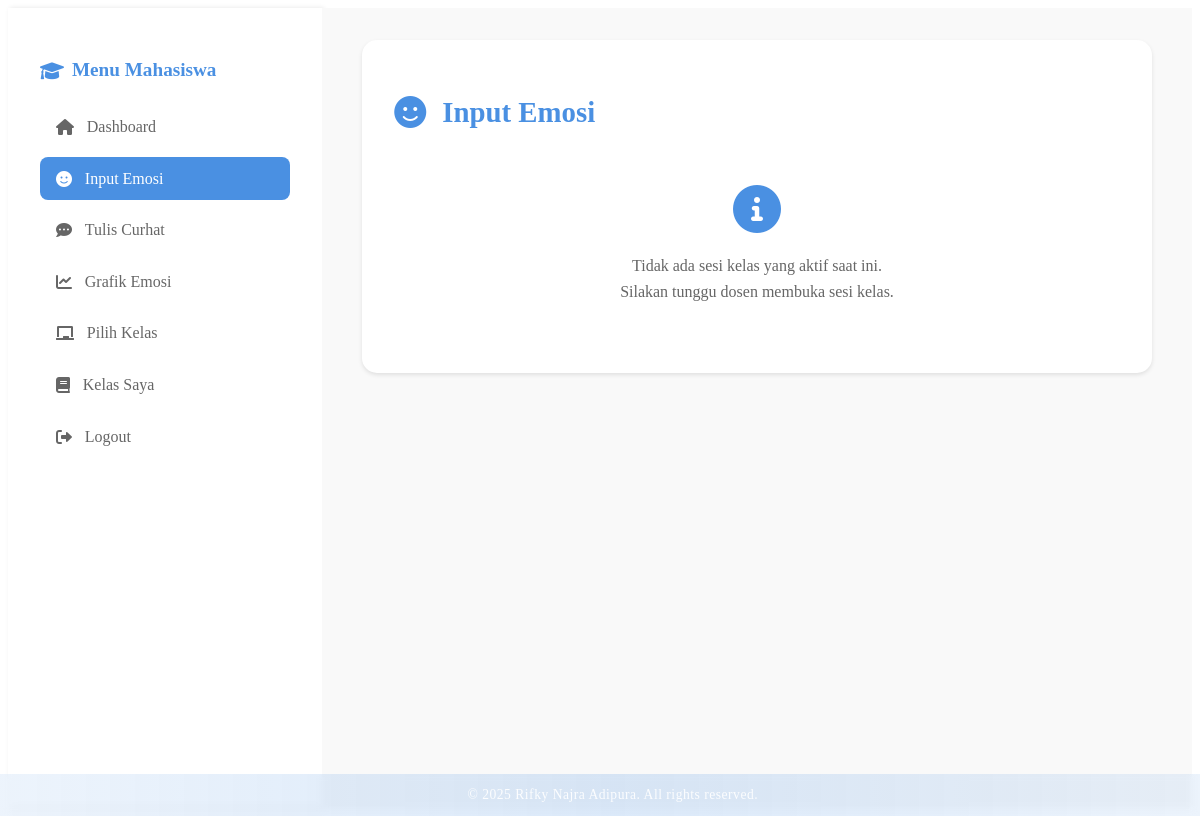
The page /mahasiswa/input_emosi.php (signed in) on the database as committed earlier.
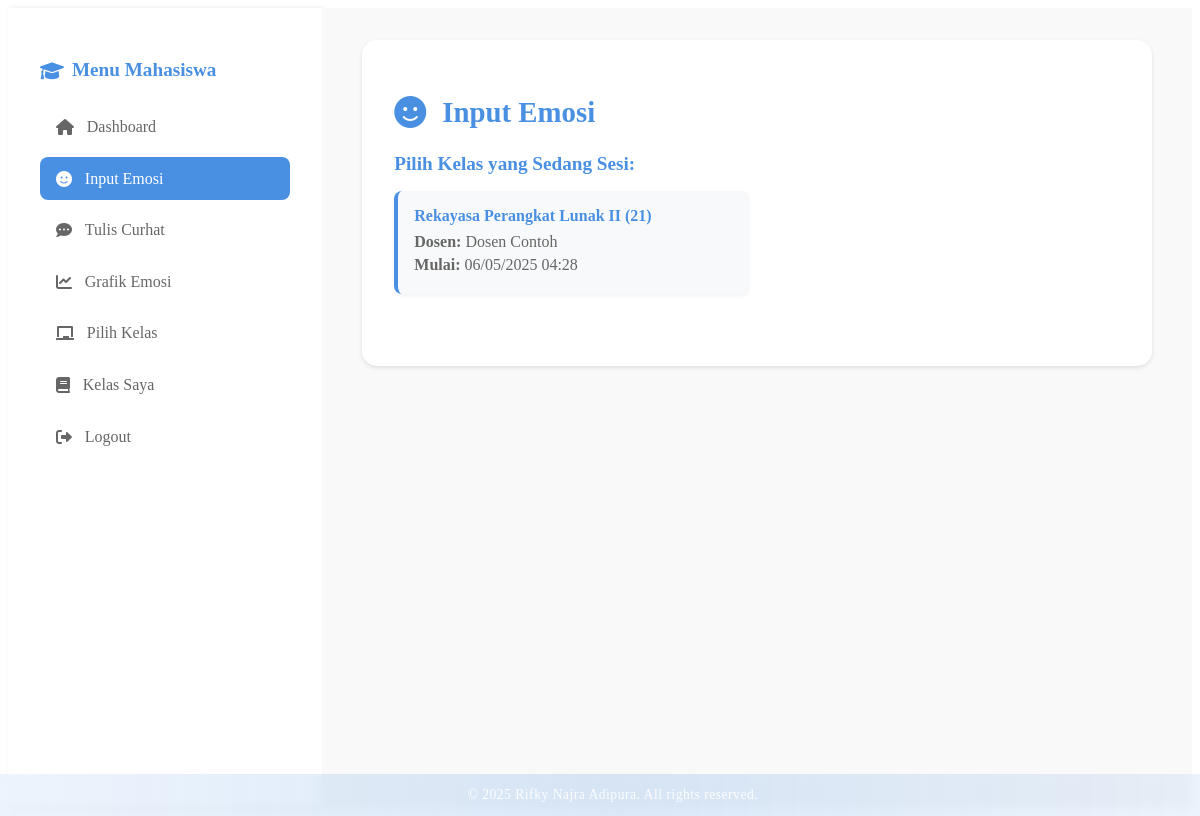
The same page on the database as committed later.
### tables this page shows
CREATE TABLE class_sessions (
    id INT AUTO_INCREMENT PRIMARY KEY,
    class_id INT NOT NULL,
    start_time DATETIME NOT NULL,
    end_time DATETIME,
    status ENUM('active', 'ended') DEFAULT 'active',
    created_by INT NOT NULL,
    created_at TIMESTAMP DEFAULT CURRENT_TIMESTAMP,
    FOREIGN KEY (class_id) REFERENCES classes(id) ON DELETE CASCADE,
    FOREIGN KEY (created_by) REFERENCES users(id)
);

CREATE TABLE IF NOT EXISTS classes (
    id INT AUTO_INCREMENT PRIMARY KEY,
    class_name VARCHAR(100) NOT NULL,
    description TEXT,
    dosen_id INT NOT NULL,
    created_at TIMESTAMP DEFAULT CURRENT_TIMESTAMP,
    FOREIGN KEY (dosen_id) REFERENCES users(id) ON DELETE CASCADE
);

CREATE TABLE IF NOT EXISTS users (
    id INT AUTO_INCREMENT PRIMARY KEY,
    name VARCHAR(100) NOT NULL,
    email VARCHAR(100) NOT NULL UNIQUE,
    password VARCHAR(255) NOT NULL,
    role ENUM('SuperAdmin', 'Mahasiswa', 'Dosen') NOT NULL,
    created_at TIMESTAMP DEFAULT CURRENT_TIMESTAMP
);

### mahasiswa/input_emosi.php (the view, shortened to what this page needs)
<?php
require_once '../fungsi_helper.php';
$user_id = $_SESSION['user_id'];
try {
    $stmt = $conn->prepare("
        SELECT cs.id as class_session_id, cs.start_time, c.class_name, u.name as dosen_name
        FROM class_sessions cs
        JOIN classes c ON cs.class_id = c.id
        JOIN users u ON c.dosen_id = u.id
        JOIN class_members cm ON c.id = cm.class_id
        WHERE cm.user_id = ?
        AND cs.status = 'active'
        AND cs.end_time IS NULL
        ORDER BY cs.start_time DESC
    ");
    $stmt->execute([$user_id]);
    $active_sessions = $stmt->fetchAll(PDO::FETCH_ASSOC);
} catch (PDOException $e) {
    $error_message = "Terjadi kesalahan saat mengambil sesi kelas.";
    $active_sessions = [];
}
?>
<!DOCTYPE html>
<html lang="en">
<head>
    <link rel="stylesheet" href="https://cdnjs.cloudflare.com/ajax/libs/font-awesome/6.0.0/css/all.min.css">
    <link rel="stylesheet" href="../css/style.css">
    <link rel="stylesheet" href="../css/footer.css">
</head>
<body>
    <div class="dashboard">
        <div class="sidebar">
            <h3>
                <i class="fas fa-graduation-cap"></i>
                Menu Mahasiswa
            </h3>
            <ul class="sidebar-menu">
                <li>
                    <a href="dashboard_mahasiswa.php">
                        <i class="fas fa-home"></i>
                        Dashboard
                    </a>
                </li>
                <li>
                    <a href="input_emosi.php" class="active">
                        <i class="fas fa-smile"></i>
                        Input Emosi
                    </a>
                </li>
                <li>
                    <a href="tulis_curhat.php">
                        <i class="fas fa-comment-dots"></i>
                        Tulis Curhat
                    </a>
                </li>
                <li>
                    <a href="grafik_emosi.php">
                        <i class="fas fa-chart-line"></i>
                        Grafik Emosi
                    </a>
                </li>
                <li>
                    <a href="pilih_kelas.php">
                        <i class="fas fa-chalkboard"></i>
                        Pilih Kelas
                    </a>
                </li>
                <li>
                    <a href="kelas_saya.php">
                        <i class="fas fa-book"></i>
                        Kelas Saya
                    </a>
                </li>
                <li>
                    <a href="../login.php?logout=1">
                        <i class="fas fa-sign-out-alt"></i>
                        Logout
                    </a>
                </li>
            </ul>
        </div>
        <div class="main-content">
            <div class="emotion-form">
                <h2>
                    <i class="fas fa-smile emotion-icon"></i>
                    Input Emosi
                </h2>
                <?php if (empty($active_sessions)): ?>
                    <div class="no-sessions">
                        <i class="fas fa-info-circle"></i>
                        <p>Tidak ada sesi kelas yang aktif saat ini.</p>
                        <p>Silakan tunggu dosen membuka sesi kelas.</p>
                    </div>
                <?php else: ?>
                    <h3 class="section-title">Pilih Kelas yang Sedang Sesi:</h3>
                    <div class="active-sessions-container">
                        <?php foreach ($active_sessions as $session): ?>
                            <div class="session-card clickable" id="session-<?php echo $session['class_session_id']; ?>" data-session-id="<?php echo $session['class_session_id']; ?>">
                                <div class="session-info">
                                    <h4><?php echo htmlspecialchars($session['class_name']); ?></h4>
                                    <p><strong>Dosen:</strong> <?php echo htmlspecialchars($session['dosen_name']); ?></p>
                                    <p><strong>Mulai:</strong> <?php echo date('d/m/Y H:i', strtotime($session['start_time'])); ?></p>
                                </div>
                            </div>
                        <?php endforeach; ?>
                    </div>
                <?php endif; ?>
            </div>
        </div>
    </div>
    <footer class="copyright-footer">
        <span>&copy; <?php echo date('Y'); ?> Rifky Najra Adipura. All rights reserved.</span>
    </footer>
</body>
</html>

Rows that differ between the two databases and show on the page:
added class_sessions: class.class_name "Rekayasa Perangkat Lunak II (21)", created_by.name "Dosen Contoh", start_time "06/05/2025 04:28"
Other text that changed with them:
text no longer shown: "Tidak ada sesi kelas yang aktif saat ini. Silakan tunggu dosen membuka sesi kelas."
text now shown: "Pilih Kelas yang Sedang Sesi:"
